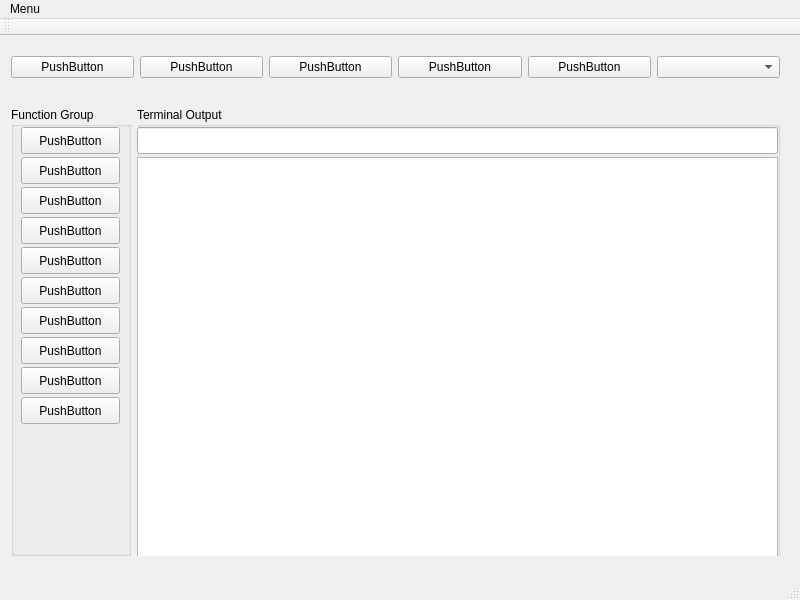
<?xml version="1.0" encoding="UTF-8"?>
<ui version="4.0">
 <class>MainWindow</class>
 <widget class="QMainWindow" name="MainWindow">
  <property name="geometry">
   <rect>
    <x>0</x>
    <y>0</y>
    <width>800</width>
    <height>600</height>
   </rect>
  </property>
  <property name="sizePolicy">
   <sizepolicy hsizetype="Preferred" vsizetype="Preferred">
    <horstretch>0</horstretch>
    <verstretch>0</verstretch>
   </sizepolicy>
  </property>
  <property name="windowTitle">
   <string>Test Tool</string>
  </property>
  <widget class="QWidget" name="centralWidget">
   <widget class="QWidget" name="gridLayoutWidget">
    <property name="geometry">
     <rect>
      <x>0</x>
      <y>0</y>
      <width>791</width>
      <height>62</height>
     </rect>
    </property>
    <layout class="QGridLayout" name="gridLayout">
     <item row="0" column="1">
      <widget class="QPushButton" name="btnCategory1">
       <property name="text">
        <string>PushButton</string>
       </property>
      </widget>
     </item>
     <item row="0" column="3">
      <widget class="QPushButton" name="btnCategory3">
       <property name="text">
        <string>PushButton</string>
       </property>
      </widget>
     </item>
     <item row="0" column="4">
      <widget class="QPushButton" name="btnCategory4">
       <property name="text">
        <string>PushButton</string>
       </property>
      </widget>
     </item>
     <item row="0" column="2">
      <widget class="QPushButton" name="btnCategory2">
       <property name="text">
        <string>PushButton</string>
       </property>
      </widget>
     </item>
     <item row="0" column="0">
      <widget class="QPushButton" name="btnCategory0">
       <property name="text">
        <string>PushButton</string>
       </property>
      </widget>
     </item>
     <item row="0" column="5">
      <widget class="QComboBox" name="cbxCategory">
       <property name="enabled">
        <bool>true</bool>
       </property>
      </widget>
     </item>
    </layout>
   </widget>
   <widget class="QWidget" name="gridLayoutWidget_2">
    <property name="geometry">
     <rect>
      <x>0</x>
      <y>60</y>
      <width>791</width>
      <height>471</height>
     </rect>
    </property>
    <layout class="QGridLayout" name="gridLayout_2">
     <item row="0" column="1">
      <widget class="QGroupBox" name="groupBox">
       <property name="sizePolicy">
        <sizepolicy hsizetype="Fixed" vsizetype="Preferred">
         <horstretch>0</horstretch>
         <verstretch>0</verstretch>
        </sizepolicy>
       </property>
       <property name="minimumSize">
        <size>
         <width>120</width>
         <height>0</height>
        </size>
       </property>
       <property name="title">
        <string>Function Group</string>
       </property>
       <widget class="QPushButton" name="btnFunc0">
        <property name="geometry">
         <rect>
          <x>10</x>
          <y>20</y>
          <width>99</width>
          <height>27</height>
         </rect>
        </property>
        <property name="text">
         <string>PushButton</string>
        </property>
       </widget>
       <widget class="QPushButton" name="btnFunc1">
        <property name="geometry">
         <rect>
          <x>10</x>
          <y>50</y>
          <width>99</width>
          <height>27</height>
         </rect>
        </property>
        <property name="text">
         <string>PushButton</string>
        </property>
       </widget>
       <widget class="QPushButton" name="btnFunc2">
        <property name="geometry">
         <rect>
          <x>10</x>
          <y>80</y>
          <width>99</width>
          <height>27</height>
         </rect>
        </property>
        <property name="text">
         <string>PushButton</string>
        </property>
       </widget>
       <widget class="QPushButton" name="btnFunc3">
        <property name="geometry">
         <rect>
          <x>10</x>
          <y>110</y>
          <width>99</width>
          <height>27</height>
         </rect>
        </property>
        <property name="text">
         <string>PushButton</string>
        </property>
       </widget>
       <widget class="QPushButton" name="btnFunc4">
        <property name="geometry">
         <rect>
          <x>10</x>
          <y>140</y>
          <width>99</width>
          <height>27</height>
         </rect>
        </property>
        <property name="text">
         <string>PushButton</string>
        </property>
       </widget>
       <widget class="QPushButton" name="btnFunc5">
        <property name="geometry">
         <rect>
          <x>10</x>
          <y>170</y>
          <width>99</width>
          <height>27</height>
         </rect>
        </property>
        <property name="text">
         <string>PushButton</string>
        </property>
       </widget>
       <widget class="QPushButton" name="btnFunc6">
        <property name="geometry">
         <rect>
          <x>10</x>
          <y>200</y>
          <width>99</width>
          <height>27</height>
         </rect>
        </property>
        <property name="text">
         <string>PushButton</string>
        </property>
       </widget>
       <widget class="QPushButton" name="btnFunc7">
        <property name="geometry">
         <rect>
          <x>10</x>
          <y>230</y>
          <width>99</width>
          <height>27</height>
         </rect>
        </property>
        <property name="text">
         <string>PushButton</string>
        </property>
       </widget>
       <widget class="QPushButton" name="btnFunc8">
        <property name="geometry">
         <rect>
          <x>10</x>
          <y>260</y>
          <width>99</width>
          <height>27</height>
         </rect>
        </property>
        <property name="text">
         <string>PushButton</string>
        </property>
       </widget>
       <widget class="QPushButton" name="btnFunc9">
        <property name="geometry">
         <rect>
          <x>10</x>
          <y>290</y>
          <width>99</width>
          <height>27</height>
         </rect>
        </property>
        <property name="text">
         <string>PushButton</string>
        </property>
       </widget>
      </widget>
     </item>
     <item row="0" column="2">
      <widget class="QGroupBox" name="groupBox_2">
       <property name="sizePolicy">
        <sizepolicy hsizetype="Expanding" vsizetype="Preferred">
         <horstretch>0</horstretch>
         <verstretch>0</verstretch>
        </sizepolicy>
       </property>
       <property name="minimumSize">
        <size>
         <width>300</width>
         <height>0</height>
        </size>
       </property>
       <property name="title">
        <string>Terminal Output</string>
       </property>
       <widget class="QLineEdit" name="lineEdit">
        <property name="geometry">
         <rect>
          <x>0</x>
          <y>20</y>
          <width>641</width>
          <height>27</height>
         </rect>
        </property>
       </widget>
       <widget class="QTextEdit" name="textEdit">
        <property name="geometry">
         <rect>
          <x>0</x>
          <y>50</y>
          <width>641</width>
          <height>421</height>
         </rect>
        </property>
        <property name="font">
         <font>
          <family>Ubuntu Mono</family>
         </font>
        </property>
       </widget>
      </widget>
     </item>
    </layout>
   </widget>
  </widget>
  <widget class="QMenuBar" name="menuBar">
   <property name="geometry">
    <rect>
     <x>0</x>
     <y>0</y>
     <width>800</width>
     <height>25</height>
    </rect>
   </property>
   <widget class="QMenu" name="menuMenu">
    <property name="title">
     <string>Menu</string>
    </property>
    <addaction name="actionLoadConfig"/>
    <addaction name="actionClear"/>
    <addaction name="separator"/>
    <addaction name="actionQuit"/>
   </widget>
   <addaction name="menuMenu"/>
  </widget>
  <widget class="QToolBar" name="mainToolBar">
   <attribute name="toolBarArea">
    <enum>TopToolBarArea</enum>
   </attribute>
   <attribute name="toolBarBreak">
    <bool>false</bool>
   </attribute>
  </widget>
  <widget class="QStatusBar" name="statusBar"/>
  <action name="actionQuit">
   <property name="text">
    <string>Quit</string>
   </property>
  </action>
  <action name="actionClear">
   <property name="text">
    <string>Clear TextArea</string>
   </property>
  </action>
  <action name="actionLoadConfig">
   <property name="text">
    <string>Load ini config...</string>
   </property>
  </action>
 </widget>
 <layoutdefault spacing="6" margin="11"/>
 <resources/>
 <connections/>
</ui>
